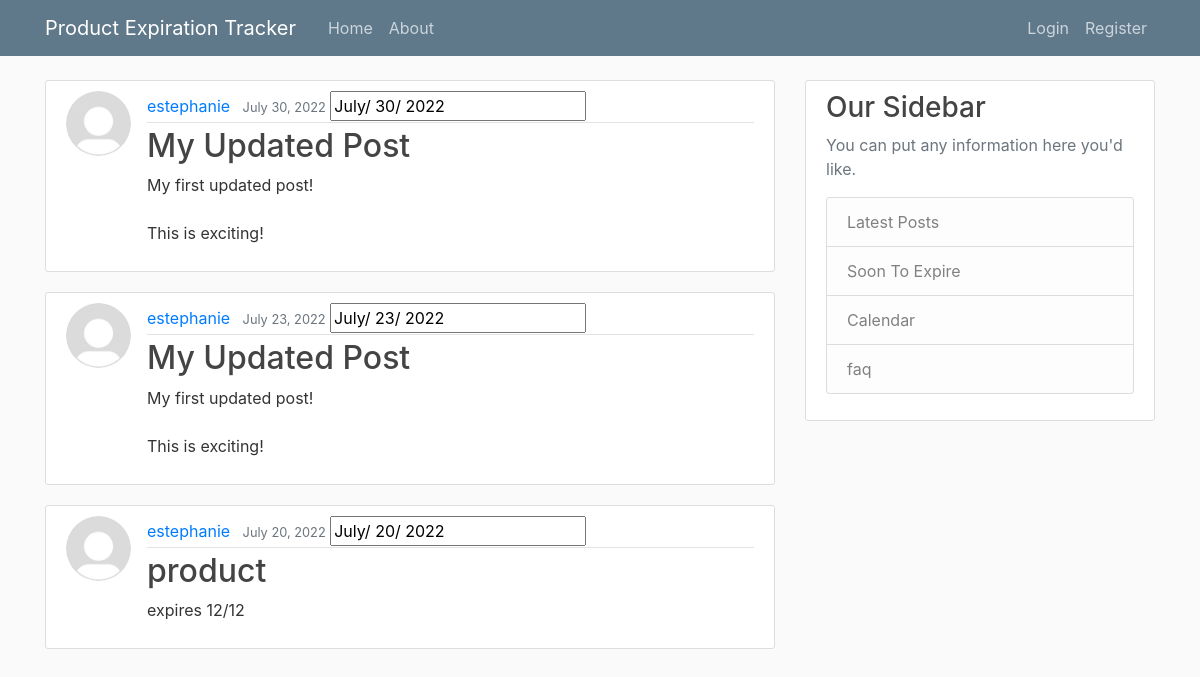
Before: / with the older database file.
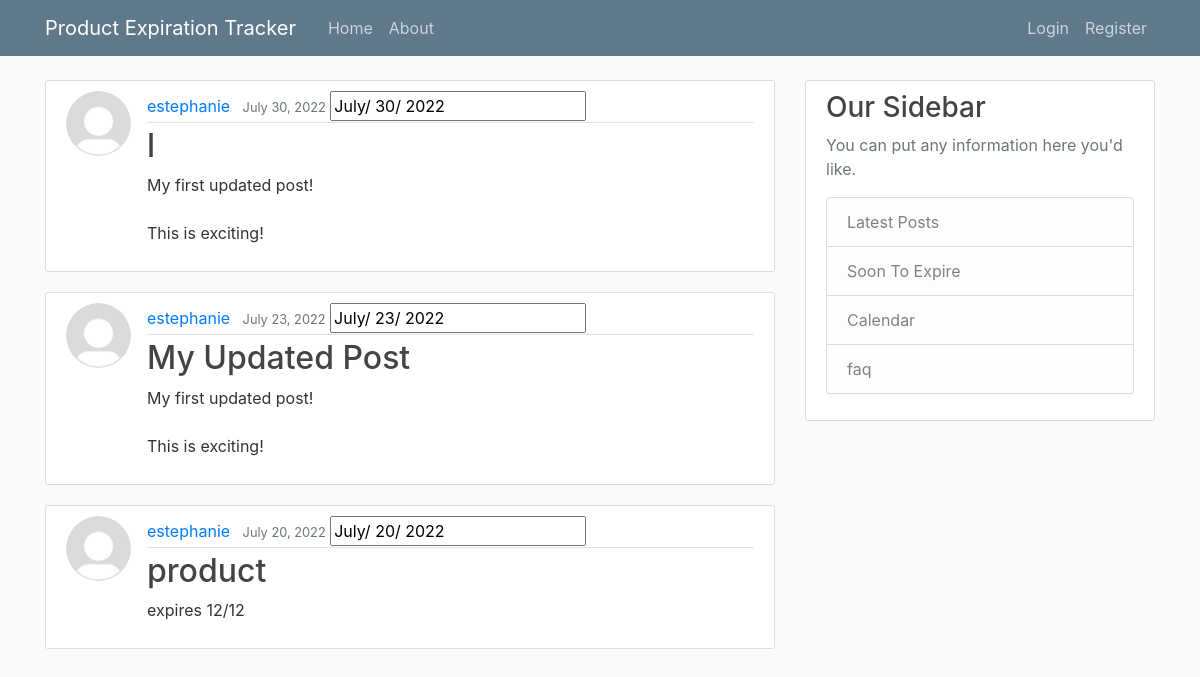
After: the same page with the newer database file.
### blog/models.py (models this page shows, shortened)
class Post(models.Model):
    title = models.CharField(max_length=100)
    content = models.TextField()
    date_posted = models.DateTimeField(default=timezone.now)
    author = models.ForeignKey(User, on_delete=models.CASCADE)

### users/models.py (models this page shows, shortened)
class Profile(models.Model):
    user = models.OneToOneField(User, on_delete=models.CASCADE)
    image = models.ImageField(default='default.jpg', upload_to='profile_pics')

### blog/views.py (the view)
# urls.py: path('', PostListView.as_view(), name='blog-home'),
class PostListView(ListView):
    model = Post
    template_name = 'blog/home.html'  # <app>/<model>_<viewtype>.html
    context_object_name = 'posts'
    ordering = ['-date_posted']

### blog/templates/blog/home.html
{% extends "blog/base.html" %}
{% block content %}
    {% for post in posts %}
        <article class="media content-section">
          <img class="rounded-circle article-img" src="{{ post.author.profile.image.url }}">
          <div class="media-body">
            <div class="article-metadata">
              <a class="mr-2" href="#">{{ post.author }}</a>
              <small class="text-muted">{{ post.date_posted|date:"F d, Y" }}</small>
              <input data-date-format="dd/mm/yyyy" class="datepicker" value="{{ post.date_posted| date:'F/ d/ Y' }}">
            </div>
            <h2><a class="article-title" href="{% url 'post-detail' post.id %}">{{ post.title }}</a></h2>
            <p class="article-content">{{ post.content }}</p>
          </div>
        </article>
    {% endfor %}
{% endblock content %}

Changed rows visible on the page:
changed Post "July 30, 2022": title "My Updated Post" → "l"
